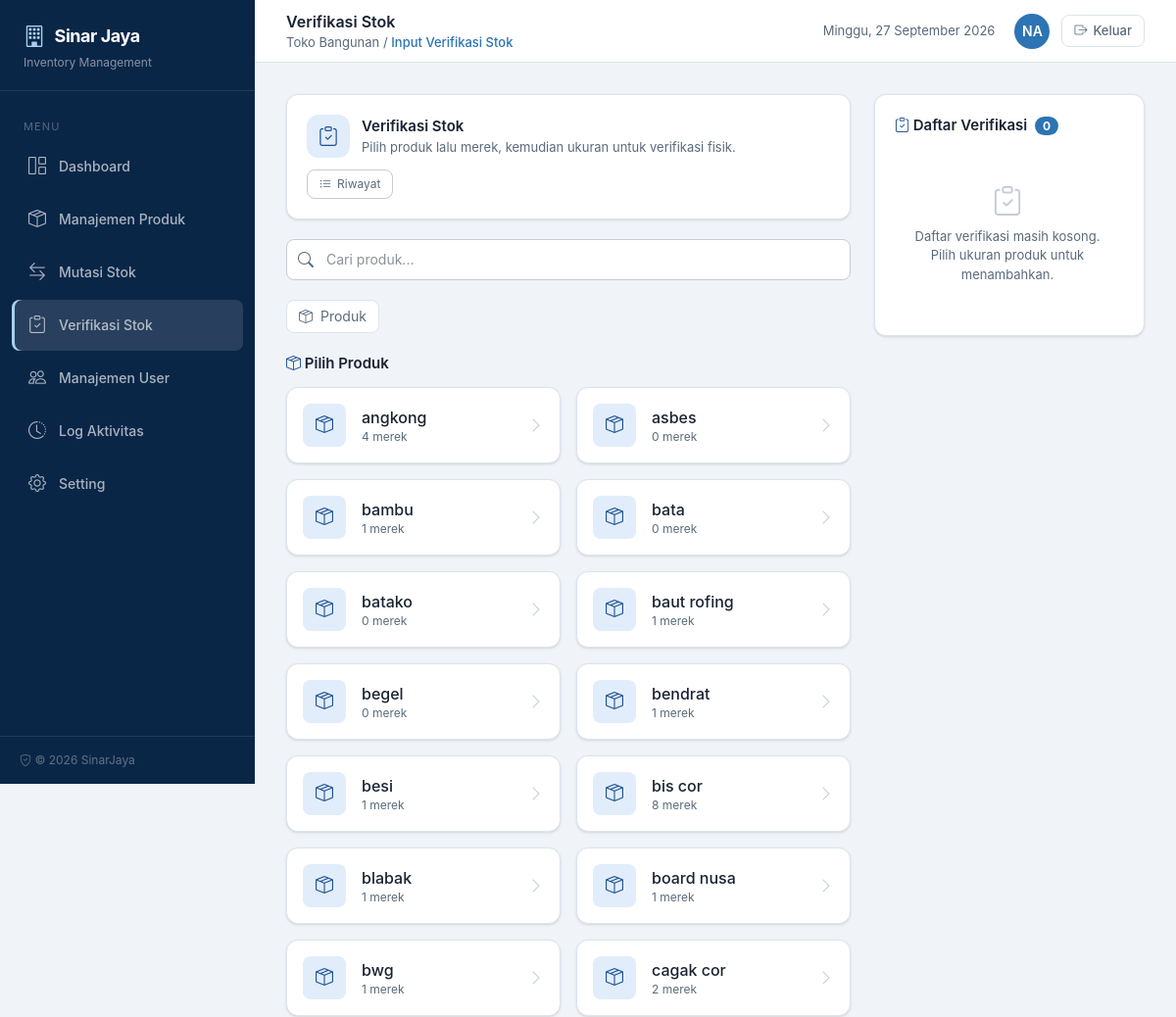
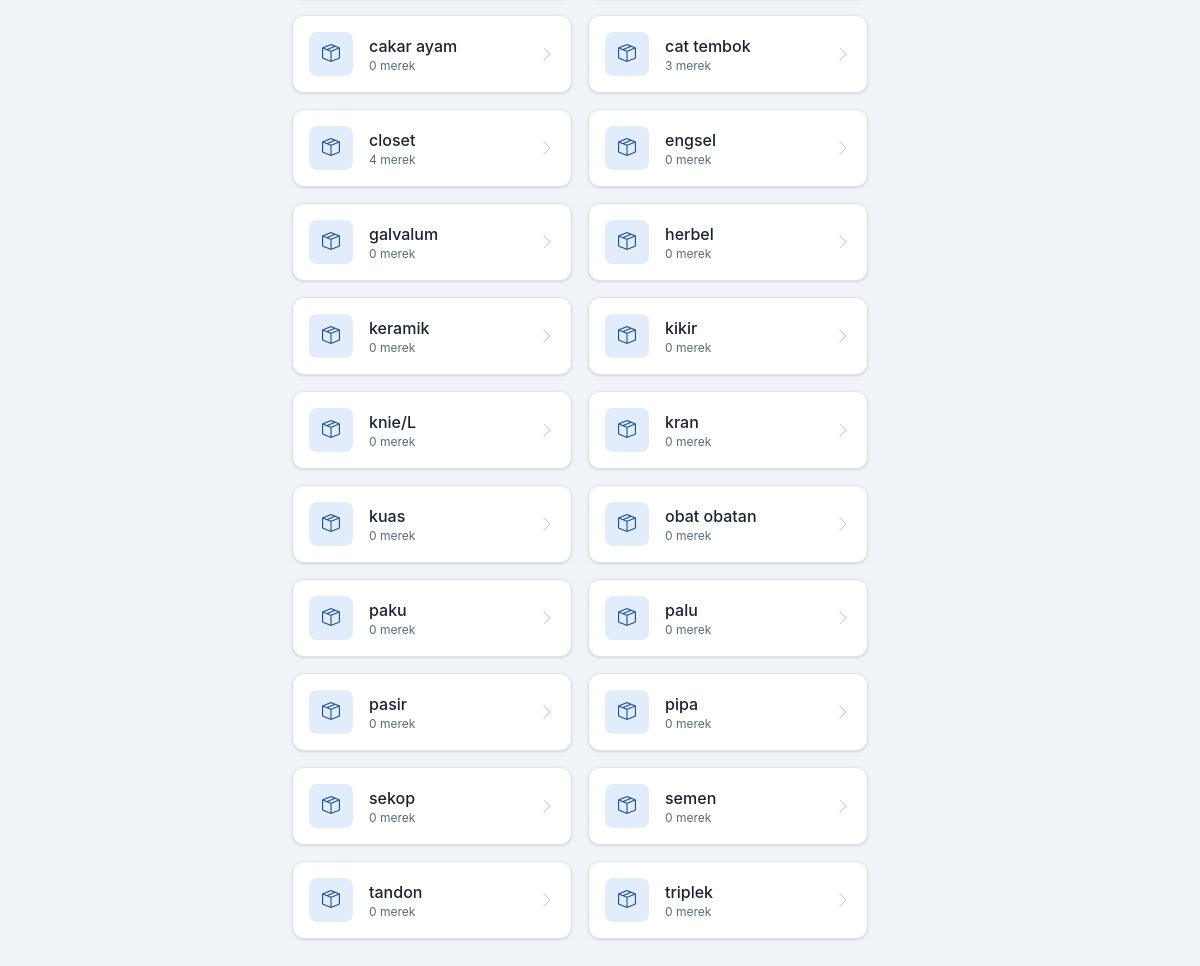
The page /verifikasi-stok/input (signed in) on the database its author committed (2 pictures, top to bottom).
### tables this page shows
CREATE TABLE "produk" ("id" integer primary key autoincrement not null, "nama" varchar not null, "created_at" datetime, "updated_at" datetime, "deleted_at" datetime);

### index.php (called while the page is built, shortened)
<?php
require_once __DIR__ . '/includes/helpers.php';
$uri = parse_url($_SERVER['REQUEST_URI'], PHP_URL_PATH);
$uri = rtrim($uri, '/') ?: '/';
$method = $_SERVER['REQUEST_METHOD'];
$routes = [
    'GET /'                               => ['action' => 'middleware',    'auth' => 'guest'],
    'GET /login'                          => ['page' => 'login',           'auth' => 'guest'],
    'POST /login'                         => ['action' => 'auth',          'auth' => 'guest'],
    'GET /logout'                         => ['action' => 'auth',          'auth' => 'auth', 'do' => 'logout'],
    'GET /dashboard'                      => ['page' => 'dashboard',       'auth' => 'auth'],
    'GET /produk'                         => ['page' => 'produk',          'auth' => 'auth'],
    'POST /produk'                        => ['action' => 'produk',        'auth' => 'auth'],
    'GET /mutasi-stok'                    => ['page' => 'mutasi-stok',     'auth' => 'auth'],
    'GET /mutasi-stok/detail'             => ['page' => 'mutasi-stok-detail', 'auth' => 'auth'],
    'GET /mutasi-stok/input'              => ['page' => 'mutasi-stok-input', 'auth' => 'auth'],
    'POST /mutasi-stok'                   => ['action' => 'mutasi',        'auth' => 'auth'],
    'POST /mutasi-stok/input'             => ['action' => 'mutasi',        'auth' => 'auth'],
    'GET /verifikasi-stok'                => ['page' => 'verifikasi-stok', 'auth' => 'auth'],
    'GET /verifikasi-stok/detail'         => ['page' => 'verifikasi-stok-detail', 'auth' => 'auth'],
    'GET /verifikasi-stok/input'          => ['page' => 'verifikasi-stok-input', 'auth' => 'auth'],
    'POST /verifikasi-stok'               => ['action' => 'verifikasi',    'auth' => 'auth'],
    'POST /verifikasi-stok/input'         => ['action' => 'verifikasi',    'auth' => 'auth'],
    'GET /manajemen-user'                 => ['page' => 'manajemen-user',  'auth' => 'auth'],
    'POST /manajemen-user'                => ['action' => 'user',          'auth' => 'auth'],
    'GET /log-aktivitas'                  => ['page' => 'log-aktivitas',   'auth' => 'auth'],
    'GET /cetak-mutasi'                   => ['page' => 'cetak-mutasi',    'auth' => 'auth'],
    'GET /cetak-log'                      => ['page' => 'cetak-log',       'auth' => 'auth'],
    'GET /setting'                        => ['page' => 'setting',         'auth' => 'auth'],
    'POST /setting'                       => ['action' => 'setting',       'auth' => 'auth'],
    'GET /api/produk-cascade'             => ['api' => 'produk-cascade', 'auth' => 'auth'],
];
$routeKey = $method . ' ' . $uri;
$route = $routes[$routeKey];
$pageFile = __DIR__ . '/pages/' . $route['page'] . '.php';
require $pageFile;

### includes/helpers.php (called while the page is built, shortened)
<?php
function sanitize(mixed $value): string
{
    return htmlspecialchars((string)$value, ENT_QUOTES, 'UTF-8');
}
function e(mixed $value): string
{
    return sanitize($value);
}

### pages/verifikasi-stok-input.php (the view, shortened to what this page needs)
<?php
$db = db();
$search = trim($_GET['search'] ?? '');
$currentStep = 'produk';
$produkSearch = $currentStep === 'produk' ? $search : '';
$produkPerHalaman = 100;
if ($produkSearch !== '' && search_min_length($produkSearch)) {
    [$produkSearchSql, $produkSearchParams] = fts_search_produk($produkSearch);
    $countP = $db->prepare('SELECT COUNT(*) FROM produk p WHERE p.deleted_at IS NULL AND ' . $produkSearchSql);
    $countP->execute($produkSearchParams);
    $produkTotal = (int)$countP->fetchColumn();
} else {
    $produkTotal = (int)$db->query('SELECT COUNT(*) FROM produk WHERE deleted_at IS NULL')->fetchColumn();
    $produkSearchSql = null;
    $produkSearchParams = [];
}
$produkTotalPages = max(1, (int)ceil($produkTotal / $produkPerHalaman));
$produkHalaman = max(1, min((int)($_GET['halaman'] ?? 1), $produkTotalPages));
$produkOffset = ($produkHalaman - 1) * $produkPerHalaman;
if ($produkSearchSql !== null) {
    $produkStmt = $db->prepare(
        'SELECT p.*, COUNT(m.id) AS merek_count
         FROM produk p
         LEFT JOIN merek m ON m.id_produk = p.id AND m.deleted_at IS NULL
         WHERE p.deleted_at IS NULL AND ' . $produkSearchSql .
        ' GROUP BY p.id ORDER BY p.nama LIMIT ? OFFSET ?'
    );
    $produkStmt->execute(array_merge($produkSearchParams, [$produkPerHalaman, $produkOffset]));
} else {
    $produkStmt = $db->prepare(
        'SELECT p.*, COUNT(m.id) AS merek_count
         FROM produk p
         LEFT JOIN merek m ON m.id_produk = p.id AND m.deleted_at IS NULL
         WHERE p.deleted_at IS NULL
         GROUP BY p.id ORDER BY p.nama LIMIT ? OFFSET ?'
    );
    $produkStmt->execute([$produkPerHalaman, $produkOffset]);
}
$produkCards = $produkStmt->fetchAll(PDO::FETCH_ASSOC);
$detailKeranjang = [];
$totalItem = count($detailKeranjang);
?>
<div data-verifikasi-input>
    <div class="grid grid-cols-1 lg:grid-cols-3 gap-6">
        <div class="lg:col-span-2 space-y-5">
            <div class="bg-white rounded-xl shadow-sm border border-[#dce3ed] p-5">
                <div class="flex flex-wrap items-center justify-between gap-3">
                    <div class="flex items-center gap-3">
                        <div class="w-11 h-11 rounded-xl bg-[#e1edfa] text-[#205295] flex items-center justify-center text-xl">
                            <i class="bi bi-clipboard-check"></i>
                        </div>
                        <div>
                            <div class="text-[15px] font-semibold">Verifikasi Stok</div>
                            <div class="text-[13px] text-[#5a6a7a]">Pilih produk lalu merek, kemudian ukuran untuk verifikasi fisik.</div>
                        </div>
                    </div>
                    <a href="/verifikasi-stok"
                       class="inline-flex items-center gap-1.5 px-3 py-1.5 rounded-lg border border-[#c9cbd3] text-[#5a6a7a] hover:text-[#205295] hover:border-[#205295] text-xs transition">
                        <i class="bi bi-list-ul"></i> Riwayat
                    </a>
                </div>
            </div>
            <form method="GET" action="/verifikasi-stok/input" class="relative">
                <i class="bi bi-search absolute left-3 top-1/2 -translate-y-1/2 text-[#5a6a7a] z-10"></i>
                <input type="text" name="search" value="<?= e($search) ?>"
                       placeholder="Cari <?= $currentStep === 'ukuran' ? 'ukuran' : ($currentStep === 'merek' ? 'merek' : 'produk') ?>..."
                       minlength="2"
                       title="Ketik minimal 2 karakter untuk mencari"
                       class="w-full pl-10 pr-10 py-2.5 border border-[#c9cbd3] rounded-lg text-sm bg-white focus:outline-none focus:ring-2 focus:ring-[#2c74b3]">
            </form>
            <div class="flex flex-wrap items-center gap-2 text-sm">
                <a href="/verifikasi-stok/input?step=produk"
                   class="inline-flex items-center gap-2 px-3 py-1.5 rounded-lg border border-[#dce3ed] bg-white text-[#5a6a7a] hover:text-[#2c74b3] hover:border-[#2c74b3] transition">
                    <i class="bi bi-box-seam"></i> Produk
                </a>
            </div>
            <?php if ($currentStep === 'produk'): ?>
                <div>
                    <h3 class="text-[15px] font-semibold mb-3"><i class="bi bi-box-seam text-[#205295]"></i> Pilih Produk</h3>
                    <div class="grid grid-cols-1 sm:grid-cols-2 gap-4">
                        <?php if (empty($produkCards)): ?>
                            <div class="col-span-full text-center py-8 text-[#5a6a7a]">Belum ada produk. Tambahkan lewat Manajemen Produk.</div>
                        <?php else: ?>
                            <?php foreach ($produkCards as $p): ?>
                                <a href="/verifikasi-stok/input?step=merek&produk_id=<?= (int)$p['id'] ?>"
                                   class="flex items-center gap-4 rounded-xl border border-[#dce3ed] bg-white p-4 shadow-sm hover:border-[#205295] hover:shadow-md transition-all text-left">
                                    <div class="w-11 h-11 rounded-lg bg-[#e1edfa] text-[#205295] flex items-center justify-center text-lg shrink-0"><i class="bi bi-box-seam"></i></div>
                                    <div class="min-w-0">
                                        <div class="font-medium truncate"><?= e($p['nama']) ?></div>
                                        <div class="text-xs text-[#5a6a7a]"><?= (int)$p['merek_count'] ?> merek</div>
                                    </div>
                                    <i class="bi bi-chevron-right ml-auto text-[#c3cbd5]"></i>
                                </a>
                            <?php endforeach; ?>
                        <?php endif; ?>
                    </div>
                </div>
            <?php endif; ?>
        </div>
        <div class="lg:col-span-1">
            <div class="bg-white rounded-xl shadow-sm border border-[#dce3ed] p-5 lg:sticky lg:top-20">
                <div class="flex items-center justify-between mb-4">
                    <h3 class="text-[15px] font-semibold"><i class="bi bi-clipboard-check text-[#205295]"></i> Daftar Verifikasi
                        <span class="ml-1 text-xs font-bold text-white bg-[#2c74b3] rounded-full px-2 py-0.5"><?= $totalItem ?></span>
                    </h3>
                </div>
                <div class="space-y-4 max-h-[55vh] overflow-y-auto pr-1">
                    <?php if (empty($detailKeranjang)): ?>
                        <div class="text-center py-8 text-[#5a6a7a] text-[13px]">
                            <i class="bi bi-clipboard-check text-3xl block mb-2 text-[#c3cbd5]"></i>
                            Daftar verifikasi masih kosong.<br>Pilih ukuran produk untuk menambahkan.
                        </div>
                    <?php endif; ?>
                </div>
            </div>
        </div>
    </div>
</div>
<?php
require __DIR__ . '/../templates/app.php';

### rows shown on the page
produk: nama "angkong", merek_count "4"
produk: nama "asbes", merek_count "0"
produk: nama "bambu", merek_count "1"
produk: nama "bata", merek_count "0"
produk: nama "batako", merek_count "0"
produk: nama "baut rofing", merek_count "1"
produk: nama "begel", merek_count "0"
produk: nama "bendrat", merek_count "1"
produk: nama "besi", merek_count "1"
produk: nama "bis cor", merek_count "8"
produk: nama "blabak", merek_count "1"
produk: nama "board nusa", merek_count "1"
produk: nama "bwg", merek_count "1"
produk: nama "cagak cor", merek_count "2"
produk: nama "cakar ayam", merek_count "0"
produk: nama "cat tembok", merek_count "3"
produk: nama "closet", merek_count "4"
produk: nama "engsel", merek_count "0"
produk: nama "galvalum", merek_count "0"
produk: nama "herbel", merek_count "0"
produk: nama "keramik", merek_count "0"
produk: nama "kikir", merek_count "0"
produk: nama "knie/L", merek_count "0"
produk: nama "kran", merek_count "0"
produk: nama "kuas", merek_count "0"
produk: nama "obat obatan", merek_count "0"
produk: nama "paku", merek_count "0"
produk: nama "palu", merek_count "0"
produk: nama "pasir", merek_count "0"
produk: nama "pipa", merek_count "0"
produk: nama "sekop", merek_count "0"
produk: nama "semen", merek_count "0"
produk: nama "tandon", merek_count "0"
produk: nama "triplek", merek_count "0"

### other values the page prints
$headerTitle "Verifikasi Stok"
$breadcrumb "Input Verifikasi Stok"
$initials "NA"
$totalItem "0"
